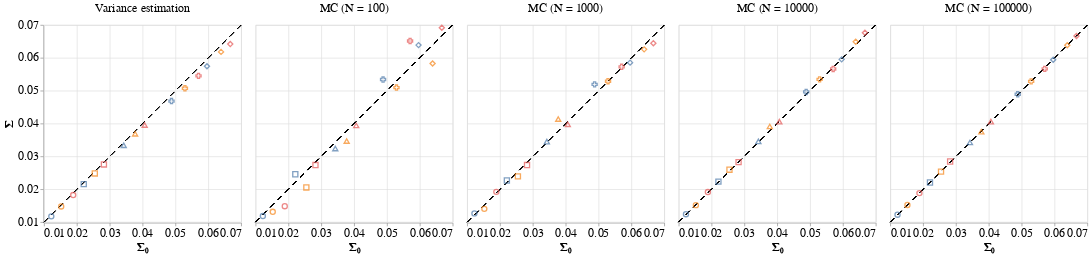

The notebook cell saved with this chart:
### Code cell
points = alt.Chart().mark_point(size=60).encode(
    x=alt.X('reference:Q', scale=alt.Scale(domain=[min_x, max_x], zero=False), axis=alt.Axis(title='Σ₀')),
    y=alt.Y('value:Q', scale=alt.Scale(domain=[min_x, max_x], zero=False), axis=alt.Axis(title='Σ')),
    color=alt.Color('X1:N', legend=None),
    shape=alt.Shape('X2:N', legend=None)
)
diagonal = alt.Chart().mark_rule(strokeDash=[8, 8]).encode(
    x=alt.value(0),
    x2=alt.value('width'),
    y=alt.value('height'),
    y2=alt.value(0)
)
chart = alt.layer(
    diagonal,
    points,
    data=df
).facet(
    column=alt.Column('Method:N',
        sort=['Variance estimation'] + [('Monte Carlo (N = ' + str(N) + ')') for N in Ns],
        title=None,
        header=alt.Header(labelFontSize=18)
    )
).configure_axis(
    labelFontSize=18,
    titleFontSize=18
)
chart

### Figure 1 — Vega-Lite specification as saved in the notebook (floating-point values rounded to 4 significant figures)
{"config": {"view": {"continuousWidth": 300, "continuousHeight": 300}, "axis": {"labelFontSize": 18, "titleFontSize": 18}}, "data": {"name": "data-45c2795c462864016f776a4bafcbfd17"}, "facet": {"column": {"field": "Method", "header": {"labelFontSize": 18}, "sort": ["Variance estimation", "Monte Carlo (N = 100)", "Monte Carlo (N = 1000)", "Monte Carlo (N = 10000)", "Monte Carlo (N = 100000)"], "title": null, "type": "nominal"}}, "spec": {"layer": [{"mark": {"type": "rule", "strokeDash": [8, 8]}, "encoding": {"x": {"value": 0}, "x2": {"value": "width"}, "y": {"value": "height"}, "y2": {"value": 0}}}, {"mark": {"type": "point", "size": 60}, "encoding": {"color": {"field": "X1", "legend": null, "type": "nominal"}, "shape": {"field": "X2", "legend": null, "type": "nominal"}, "x": {"axis": {"title": "Σ₀"}, "field": "reference", "scale": {"domain": [0.01, 0.07], "zero": false}, "type": "quantitative"}, "y": {"axis": {"title": "Σ"}, "field": "value", "scale": {"domain": [0.01, 0.07], "zero": false}, "type": "quantitative"}}}]}, "$schema": "https://vega.github.io/schema/vega-lite/v6.1.0.json", "datasets": {"data-45c2795c462864016f776a4bafcbfd17": [{"X1": 1, "X2": 1, "Method": "MC (N = 100)", "value": 0.01183, "reference": 0.01222}, {"X1": 2, "X2": 1, "Method": "MC (N = 100)", "value": 0.01312, "reference": 0.01523}, {"X1": 3, "X2": 1, "Method": "MC (N = 100)", "value": 0.01483, "reference": 0.01889}, {"X1": 1, "X2": 2, "Method": "MC (N = 100)", "value": 0.02456, "reference": 0.0221}, {"X1": 2, "X2": 2, "Method": "MC (N = 100)", "value": 0.02054, "reference": 0.02546}, {"X1": 3, "X2": 2, "Method": "MC (N = 100)", "value": 0.02736, "reference": 0.02823}, {"X1": 1, "X2": 3, "Method": "MC (N = 100)", "value": 0.03238, "reference": 0.03426}, {"X1": 2, "X2": 3, "Method": "MC (N = 100)", "value": 0.03466, "reference": 0.03773}, {"X1": 3, "X2": 3, "Method": "MC (N = 100)", "value": 0.03941, "reference": 0.04064}, {"X1": 1, "X2": 4, "Method": "MC (N = 100)", "value": 0.05339, "reference": 0.04881}, {"X1": 2, "X2": 4, "Method": "MC (N = 100)", "value": 0.05095, "reference": 0.05289}, {"X1": 3, "X2": 4, "Method": "MC (N = 100)", "value": 0.06512, "reference": 0.05703}, {"X1": 1, "X2": 5, "Method": "MC (N = 100)", "value": 0.06387, "reference": 0.05961}, {"X1": 2, "X2": 5, "Method": "MC (N = 100)", "value": 0.05828, "reference": 0.06389}, {"X1": 3, "X2": 5, "Method": "MC (N = 100)", "value": 0.06916, "reference": 0.0667}, {"X1": 1, "X2": 1, "Method": "MC (N = 1000)", "value": 0.01263, "reference": 0.01222}, {"X1": 2, "X2": 1, "Method": "MC (N = 1000)", "value": 0.01403, "reference": 0.01523}, {"X1": 3, "X2": 1, "Method": "MC (N = 1000)", "value": 0.0192, "reference": 0.01889}, {"X1": 1, "X2": 2, "Method": "MC (N = 1000)", "value": 0.02265, "reference": 0.0221}, {"X1": 2, "X2": 2, "Method": "MC (N = 1000)", "value": 0.02391, "reference": 0.02546}, {"X1": 3, "X2": 2, "Method": "MC (N = 1000)", "value": 0.02737, "reference": 0.02823}, {"X1": 1, "X2": 3, "Method": "MC (N = 1000)", "value": 0.03448, "reference": 0.03426}, {"X1": 2, "X2": 3, "Method": "MC (N = 1000)", "value": 0.04137, "reference": 0.03773}, {"X1": 3, "X2": 3, "Method": "MC (N = 1000)", "value": 0.03976, "reference": 0.04064}, {"X1": 1, "X2": 4, "Method": "MC (N = 1000)", "value": 0.0519, "reference": 0.04881}, {"X1": 2, "X2": 4, "Method": "MC (N = 1000)", "value": 0.05288, "reference": 0.05289}, {"X1": 3, "X2": 4, "Method": "MC (N = 1000)", "value": 0.05726, "reference": 0.05703}, {"X1": 1, "X2": 5, "Method": "MC (N = 1000)", "value": 0.05853, "reference": 0.05961}, {"X1": 2, "X2": 5, "Method": "MC (N = 1000)", "value": 0.06257, "reference": 0.06389}, {"X1": 3, "X2": 5, "Method": "MC (N = 1000)", "value": 0.06446, "reference": 0.0667}, {"X1": 1, "X2": 1, "Method": "MC (N = 10000)", "value": 0.01238, "reference": 0.01222}, {"X1": 2, "X2": 1, "Method": "MC (N = 10000)", "value": 0.01515, "reference": 0.01523}, {"X1": 3, "X2": 1, "Method": "MC (N = 10000)", "value": 0.01915, "reference": 0.01889}, {"X1": 1, "X2": 2, "Method": "MC (N = 10000)", "value": 0.02232, "reference": 0.0221}, {"X1": 2, "X2": 2, "Method": "MC (N = 10000)", "value": 0.02594, "reference": 0.02546}, {"X1": 3, "X2": 2, "Method": "MC (N = 10000)", "value": 0.02825, "reference": 0.02823}, {"X1": 1, "X2": 3, "Method": "MC (N = 10000)", "value": 0.03457, "reference": 0.03426}, {"X1": 2, "X2": 3, "Method": "MC (N = 10000)", "value": 0.0391, "reference": 0.03773}, {"X1": 3, "X2": 3, "Method": "MC (N = 10000)", "value": 0.04058, "reference": 0.04064}, {"X1": 1, "X2": 4, "Method": "MC (N = 10000)", "value": 0.04961, "reference": 0.04881}, {"X1": 2, "X2": 4, "Method": "MC (N = 10000)", "value": 0.05344, "reference": 0.05289}, {"X1": 3, "X2": 4, "Method": "MC (N = 10000)", "value": 0.05661, "reference": 0.05703}, {"X1": 1, "X2": 5, "Method": "MC (N = 10000)", "value": 0.05953, "reference": 0.05961}, {"X1": 2, "X2": 5, "Method": "MC (N = 10000)", "value": 0.06487, "reference": 0.06389}, {"X1": 3, "X2": 5, "Method": "MC (N = 10000)", "value": 0.06762, "reference": 0.0667}, {"X1": 1, "X2": 1, "Method": "MC (N = 100000)", "value": 0.01224, "reference": 0.01222}, {"X1": 2, "X2": 1, "Method": "MC (N = 100000)", "value": 0.0152, "reference": 0.01523}, {"X1": 3, "X2": 1, "Method": "MC (N = 100000)", "value": 0.01882, "reference": 0.01889}, {"X1": 1, "X2": 2, "Method": "MC (N = 100000)", "value": 0.02204, "reference": 0.0221}, {"X1": 2, "X2": 2, "Method": "MC (N = 100000)", "value": 0.02536, "reference": 0.02546}, {"X1": 3, "X2": 2, "Method": "MC (N = 100000)", "value": 0.02844, "reference": 0.02823}, {"X1": 1, "X2": 3, "Method": "MC (N = 100000)", "value": 0.03424, "reference": 0.03426}, {"X1": 2, "X2": 3, "Method": "MC (N = 100000)", "value": 0.03753, "reference": 0.03773}, {"X1": 3, "X2": 3, "Method": "MC (N = 100000)", "value": 0.04057, "reference": 0.04064}, {"X1": 1, "X2": 4, "Method": "MC (N = 100000)", "value": 0.0489, "reference": 0.04881}, {"X1": 2, "X2": 4, "Method": "MC (N = 100000)", "value": 0.05283, "reference": 0.05289}, {"X1": 3, "X2": 4, "Method": "MC (N = 100000)", "value": 0.05662, "reference": 0.05703}, {"X1": 1, "X2": 5, "Method": "MC (N = 100000)", "value": 0.05942, "reference": 0.05961}, {"X1": 2, "X2": 5, "Method": "MC (N = 100000)", "value": 0.06383, "reference": 0.06389}, {"X1": 3, "X2": 5, "Method": "MC (N = 100000)", "value": 0.06666, "reference": 0.0667}, {"X1": 1, "X2": 1, "Method": "Variance estimation", "value": 0.01175, "reference": 0.01222}, {"X1": 2, "X2": 1, "Method": "Variance estimation", "value": 0.01475, "reference": 0.01523}, {"X1": 3, "X2": 1, "Method": "Variance estimation", "value": 0.01823, "reference": 0.01889}, {"X1": 1, "X2": 2, "Method": "Variance estimation", "value": 0.02155, "reference": 0.0221}, {"X1": 2, "X2": 2, "Method": "Variance estimation", "value": 0.0248, "reference": 0.02546}, {"X1": 3, "X2": 2, "Method": "Variance estimation", "value": 0.02753, "reference": 0.02823}, {"X1": 1, "X2": 3, "Method": "Variance estimation", "value": 0.03338, "reference": 0.03426}, {"X1": 2, "X2": 3, "Method": "Variance estimation", "value": 0.03686, "reference": 0.03773}, {"X1": 3, "X2": 3, "Method": "Variance estimation", "value": 0.03953, "reference": 0.04064}, {"X1": 1, "X2": 4, "Method": "Variance estimation", "value": 0.04683, "reference": 0.04881}, {"X1": 2, "X2": 4, "Method": "Variance estimation", "value": 0.05072, "reference": 0.05289}, {"X1": 3, "X2": 4, "Method": "Variance estimation", "value": 0.0545, "reference": 0.05703}, {"X1": 1, "X2": 5, "Method": "Variance estimation", "value": 0.05742, "reference": 0.05961}, {"X1": 2, "X2": 5, "Method": "Variance estimation", "value": 0.06181, "reference": 0.06389}, {"X1": 3, "X2": 5, "Method": "Variance estimation", "value": 0.06419, "reference": 0.0667}]}}
